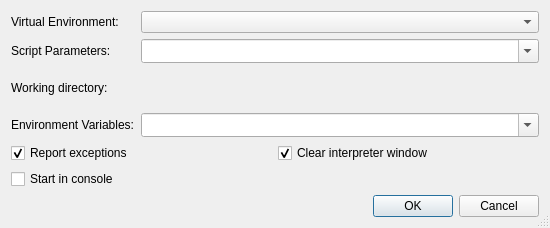
<?xml version="1.0" encoding="UTF-8"?>
<ui version="4.0">
 <class>StartRunDialog</class>
 <widget class="QDialog" name="StartRunDialog">
  <property name="geometry">
   <rect>
    <x>0</x>
    <y>0</y>
    <width>550</width>
    <height>228</height>
   </rect>
  </property>
  <property name="windowTitle">
   <string>Start running</string>
  </property>
  <property name="sizeGripEnabled">
   <bool>true</bool>
  </property>
  <layout class="QVBoxLayout" name="verticalLayout">
   <item>
    <layout class="QGridLayout" name="gridLayout_2">
     <item row="0" column="0">
      <widget class="QLabel" name="label">
       <property name="text">
        <string>Virtual Environment:</string>
       </property>
       <property name="buddy">
        <cstring>venvComboBox</cstring>
       </property>
      </widget>
     </item>
     <item row="0" column="1">
      <widget class="QComboBox" name="venvComboBox">
       <property name="sizePolicy">
        <sizepolicy hsizetype="Expanding" vsizetype="Fixed">
         <horstretch>0</horstretch>
         <verstretch>0</verstretch>
        </sizepolicy>
       </property>
       <property name="toolTip">
        <string>Select the virtual environment to be used</string>
       </property>
       <property name="whatsThis">
        <string>&lt;b&gt;Virtual Environment&lt;/b&gt;
&lt;p&gt;Enter the virtual environment to be used. Leave it empty to use the default environment, i.e. the one configured globally or per project.&lt;/p&gt;</string>
       </property>
      </widget>
     </item>
     <item row="1" column="0">
      <widget class="QLabel" name="TextLabel1">
       <property name="text">
        <string>Script Parameters:</string>
       </property>
       <property name="buddy">
        <cstring>cmdlineCombo</cstring>
       </property>
      </widget>
     </item>
     <item row="1" column="1">
      <widget class="QComboBox" name="cmdlineCombo">
       <property name="sizePolicy">
        <sizepolicy hsizetype="Expanding" vsizetype="Fixed">
         <horstretch>0</horstretch>
         <verstretch>0</verstretch>
        </sizepolicy>
       </property>
       <property name="toolTip">
        <string>Enter the commandline parameters</string>
       </property>
       <property name="whatsThis">
        <string>&lt;b&gt;Commandline&lt;/b&gt;
&lt;p&gt;Enter the commandline parameters in this field.&lt;/p&gt;</string>
       </property>
       <property name="editable">
        <bool>true</bool>
       </property>
       <property name="insertPolicy">
        <enum>QComboBox::InsertAtTop</enum>
       </property>
       <property name="sizeAdjustPolicy">
        <enum>QComboBox::AdjustToMinimumContentsLengthWithIcon</enum>
       </property>
       <property name="duplicatesEnabled">
        <bool>false</bool>
       </property>
      </widget>
     </item>
     <item row="2" column="0">
      <widget class="QLabel" name="TextLabel2">
       <property name="text">
        <string>Working directory:</string>
       </property>
       <property name="buddy">
        <cstring>workdirPicker</cstring>
       </property>
      </widget>
     </item>
     <item row="2" column="1">
      <widget class="E5ComboPathPicker" name="workdirPicker" native="true">
       <property name="sizePolicy">
        <sizepolicy hsizetype="Expanding" vsizetype="Preferred">
         <horstretch>0</horstretch>
         <verstretch>0</verstretch>
        </sizepolicy>
       </property>
       <property name="focusPolicy">
        <enum>Qt::WheelFocus</enum>
       </property>
       <property name="toolTip">
        <string>Enter the working directory</string>
       </property>
       <property name="whatsThis">
        <string>&lt;b&gt;Working directory&lt;/b&gt;
&lt;p&gt;Enter the working directory of the application to be debugged. Leave it empty to set the working directory to the executable directory.&lt;/p&gt;</string>
       </property>
      </widget>
     </item>
     <item row="3" column="0">
      <widget class="QLabel" name="textLabel1">
       <property name="text">
        <string>Environment Variables:</string>
       </property>
       <property name="buddy">
        <cstring>environmentCombo</cstring>
       </property>
      </widget>
     </item>
     <item row="3" column="1">
      <widget class="QComboBox" name="environmentCombo">
       <property name="sizePolicy">
        <sizepolicy hsizetype="Expanding" vsizetype="Fixed">
         <horstretch>0</horstretch>
         <verstretch>0</verstretch>
        </sizepolicy>
       </property>
       <property name="toolTip">
        <string>Enter the environment variables to be set.</string>
       </property>
       <property name="whatsThis">
        <string>&lt;b&gt;Environment Variables&lt;/b&gt;
&lt;p&gt;Enter the environment variables to be set for the program. The individual settings must be separated by whitespace and be given in the form 'var=value'. In order to add to an environment variable, enter it in the form 'var+=value'. To delete an environment variable, append a '-' to the variable name.&lt;/p&gt;
&lt;p&gt;Example: var1=1 var2=&quot;hello world&quot; var3+=&quot;:/tmp&quot; var4-&lt;/p&gt;</string>
       </property>
       <property name="editable">
        <bool>true</bool>
       </property>
       <property name="insertPolicy">
        <enum>QComboBox::InsertAtTop</enum>
       </property>
       <property name="sizeAdjustPolicy">
        <enum>QComboBox::AdjustToMinimumContentsLengthWithIcon</enum>
       </property>
       <property name="duplicatesEnabled">
        <bool>false</bool>
       </property>
      </widget>
     </item>
    </layout>
   </item>
   <item>
    <layout class="QGridLayout" name="gridLayout">
     <item row="0" column="0">
      <widget class="QCheckBox" name="exceptionCheckBox">
       <property name="toolTip">
        <string>Uncheck to disable exception reporting</string>
       </property>
       <property name="whatsThis">
        <string>&lt;b&gt;Report exceptions&lt;/b&gt;
&lt;p&gt;Uncheck this in order to disable exception reporting.&lt;/p&gt;</string>
       </property>
       <property name="text">
        <string>Report exceptions</string>
       </property>
       <property name="shortcut">
        <string>Alt+E</string>
       </property>
       <property name="checked">
        <bool>true</bool>
       </property>
      </widget>
     </item>
     <item row="0" column="1">
      <widget class="QCheckBox" name="clearShellCheckBox">
       <property name="toolTip">
        <string>Select to clear the display of the interpreter window</string>
       </property>
       <property name="whatsThis">
        <string>&lt;b&gt;Clear interpreter window&lt;/b&gt;&lt;p&gt;This clears the display of the interpreter window before starting the debug client.&lt;/p&gt;</string>
       </property>
       <property name="text">
        <string>Clear interpreter window</string>
       </property>
       <property name="checked">
        <bool>true</bool>
       </property>
      </widget>
     </item>
     <item row="1" column="0">
      <widget class="QCheckBox" name="consoleCheckBox">
       <property name="toolTip">
        <string>Select to start the debugger in a console window</string>
       </property>
       <property name="whatsThis">
        <string>&lt;b&gt;Start in console&lt;/b&gt;
&lt;p&gt;Select to start the debugger in a console window. The console command has to be configured on the Debugger-&amp;gt;General page&lt;/p&gt;</string>
       </property>
       <property name="text">
        <string>Start in console</string>
       </property>
      </widget>
     </item>
    </layout>
   </item>
   <item>
    <widget class="QDialogButtonBox" name="buttonBox">
     <property name="orientation">
      <enum>Qt::Horizontal</enum>
     </property>
     <property name="standardButtons">
      <set>QDialogButtonBox::Cancel|QDialogButtonBox::Ok</set>
     </property>
    </widget>
   </item>
  </layout>
 </widget>
 <pixmapfunction>qPixmapFromMimeSource</pixmapfunction>
 <customwidgets>
  <customwidget>
   <class>E5ComboPathPicker</class>
   <extends>QWidget</extends>
   <header>E5Gui/E5PathPicker.h</header>
   <container>1</container>
  </customwidget>
 </customwidgets>
 <tabstops>
  <tabstop>venvComboBox</tabstop>
  <tabstop>cmdlineCombo</tabstop>
  <tabstop>workdirPicker</tabstop>
  <tabstop>environmentCombo</tabstop>
  <tabstop>exceptionCheckBox</tabstop>
  <tabstop>clearShellCheckBox</tabstop>
  <tabstop>consoleCheckBox</tabstop>
 </tabstops>
 <resources/>
 <connections>
  <connection>
   <sender>buttonBox</sender>
   <signal>accepted()</signal>
   <receiver>StartRunDialog</receiver>
   <slot>accept()</slot>
   <hints>
    <hint type="sourcelabel">
     <x>44</x>
     <y>293</y>
    </hint>
    <hint type="destinationlabel">
     <x>34</x>
     <y>150</y>
    </hint>
   </hints>
  </connection>
  <connection>
   <sender>buttonBox</sender>
   <signal>rejected()</signal>
   <receiver>StartRunDialog</receiver>
   <slot>reject()</slot>
   <hints>
    <hint type="sourcelabel">
     <x>163</x>
     <y>293</y>
    </hint>
    <hint type="destinationlabel">
     <x>150</x>
     <y>148</y>
    </hint>
   </hints>
  </connection>
 </connections>
</ui>
